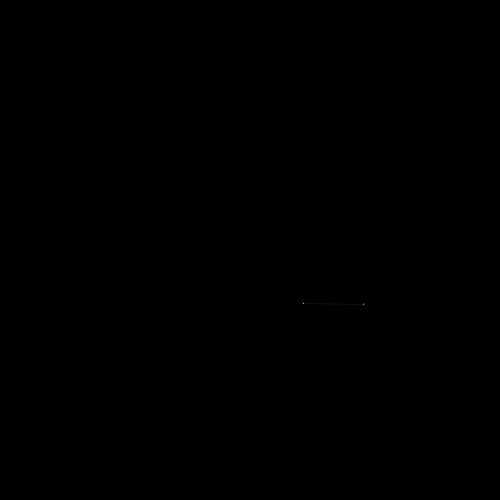
Frame 1 (no input)
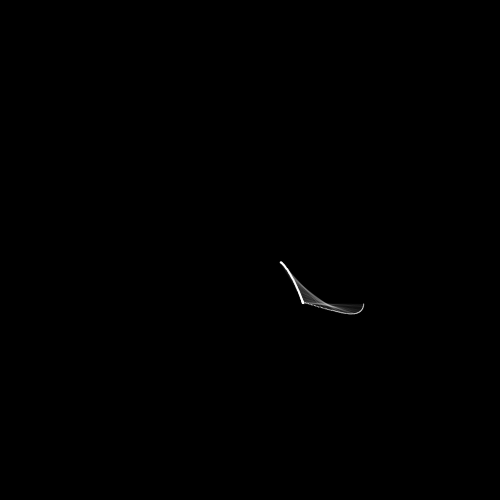
Frame 60 (the mouse pressed at the canvas centre just before this capture)
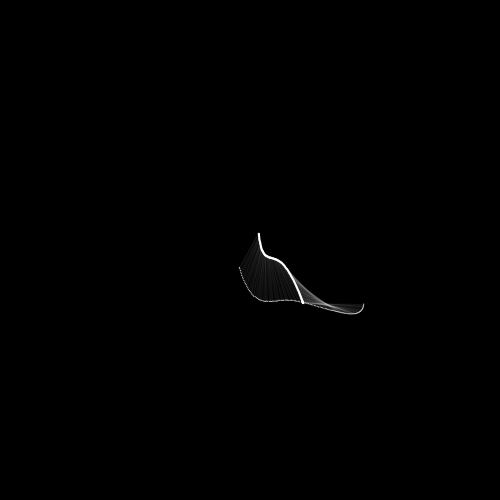
Frame 120 (the mouse held since frame 60 and released just before this capture)

The Processing sketch that drew these frames (run headless with seeded random() and noise(); from frame 60 on, the mouse is pressed at the canvas centre):

// Processing sketch: w4_05
// ── w4_05.pde
/*
 * Creative Coding
 * Week 4, 05 - noise-based spinning top
 * by Indae Hwang and Jon McCormack
 * Updated 2016
 * Copyright (c) 2014-2016 Monash University

    This program is free software: you can redistribute it and/or modify
    it under the terms of the GNU General Public License as published by
    the Free Software Foundation, either version 3 of the License, or
    (at your option) any later version.

    This program is distributed in the hope that it will be useful,
    but WITHOUT ANY WARRANTY; without even the implied warranty of
    MERCHANTABILITY or FITNESS FOR A PARTICULAR PURPOSE.  See the
    GNU General Public License for more details.

    You should have received a copy of the GNU General Public License
    along with this program.  If not, see <http://www.gnu.org/licenses/>.
    
 * This sketch is a different cut of the spinning top example from week 3
 * It uses the noise function to change the direction of the path
 *
 */

// the two variables below shift the position in the noise field, 
// allowing the value returned by the noise() function to change.
float noiseOffX = 0;
float noiseOffY = 0;


void setup(){
  size(500,500);
  background(0);
}


void draw() {
  
  // add a small increment to the offsets
  // (change these numbers and look at the visual results)
  noiseOffX += 0.005;
  noiseOffY += 0.003;
  
  // location of the ellipse
  float x = width * noise(noiseOffY * 0.5);
  float y = height * noise(noiseOffX * 0.5);
  
  ellipse(x, y, 2, 2);
  
  // angle changes with time
  float angle = radians(frameCount);
  
  // radius changes with noise
  float radius = 100 * noise(noiseOffX);
  
  // calculate positions at the rotation point
  float rotateX = x + radius * cos(angle);
  float rotateY = y + radius * sin(angle);
  
  stroke(255,15);
  line(x, y, rotateX, rotateY);
  ellipse(rotateX, rotateY, 1, 1);
  
}
